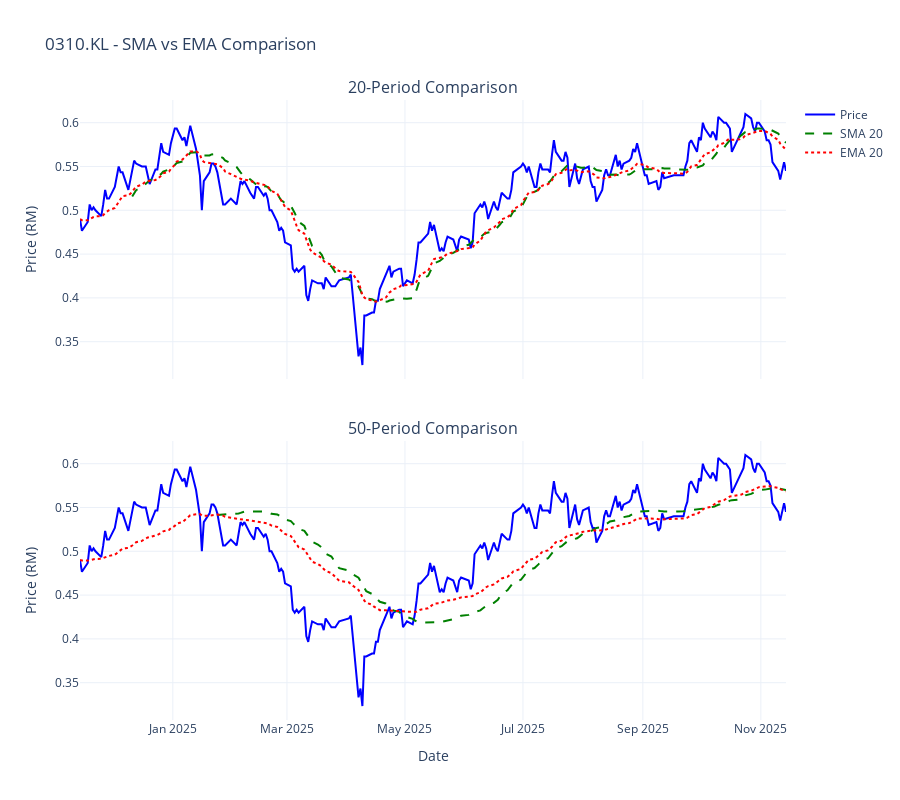

The code cell stored with this chart in its notebook:
### Code cell
# ========================================
# Compare SMA vs EMA Visually (Side-by-Side)
# ========================================

# This creates a multi-panel chart to directly compare SMA and EMA

# -------------------
# STEP 1: Create a figure with 2 subplots (2 rows, 1 column)
# -------------------
fig = make_subplots(
    rows=2,                             # 2 chart panels stacked vertically
    cols=1,                             # 1 chart wide
    subplot_titles=(                    # Titles for each panel
        '20-Period Comparison',         # Top panel title
        '50-Period Comparison'          # Bottom panel title
    ),
    vertical_spacing=0.1,               # Space between panels (10% of height)
    shared_xaxes=True                   # Both panels share the same date axis
    # 💡 shared_xaxes means zooming one panel zooms both!
)

# -------------------
# STEP 2: Top Panel - 20-Period Comparison
# -------------------
# Add price line (reference point)
fig.add_trace(go.Scatter(
    x=data.index,
    y=data['Close'],
    name='Price',                       # Shows in legend
    line=dict(color='blue'),
    # 💡 This is the "truth" - what actually happened
), row=1, col=1)                        # Place in row 1, column 1

# Add SMA 20 (slow to react)
fig.add_trace(go.Scatter(
    x=data.index,
    y=data['SMA_20'],
    name='SMA 20',
    line=dict(color='green', dash='dash'),  # Green dashed line
    # 💡 Dashed = Slower indicator
), row=1, col=1)

# Add EMA 20 (fast to react)
fig.add_trace(go.Scatter(
    x=data.index,
    y=data['EMA_20'],
    name='EMA 20',
    line=dict(color='red', dash='dot'),     # Red dotted line
    # 💡 Dotted = Faster indicator
), row=1, col=1)

# -------------------
# STEP 3: Bottom Panel - 50-Period Comparison
# -------------------
# Add price line (showlegend=False since it's already in top panel)
fig.add_trace(go.Scatter(
    x=data.index,
    y=data['Close'],
    name='Price',
    line=dict(color='blue'),
    showlegend=False,                   # Don't duplicate in legend
), row=2, col=1)                        # Place in row 2, column 1

# Add SMA 50
fig.add_trace(go.Scatter(
    x=data.index,
    y=data['SMA_50'],
    name='SMA 50',
    line=dict(color='green', dash='dash'),
    showlegend=False,                   # Already shown in legend
), row=2, col=1)

# Add EMA 50
fig.add_trace(go.Scatter(
    x=data.index,
    y=data['EMA_50'],
    name='EMA 50',
    line=dict(color='red', dash='dot'),
    showlegend=False,                   # Already shown in legend
), row=2, col=1)

# -------------------
# STEP 4: Customize the chart layout
# -------------------
fig.update_layout(
    title=f'{ticker} - SMA vs EMA Comparison',
    height=800,                         # Total height in pixels (2 panels)
    template='plotly_white',            # Clean white background
    hovermode='x unified',              # Show all values at once when hovering
    # 💡 x unified is great for comparing multiple lines!
)

# Add Y-axis labels for each panel
fig.update_yaxes(title_text="Price (RM)", row=1, col=1)  # Top panel Y-axis
fig.update_yaxes(title_text="Price (RM)", row=2, col=1)  # Bottom panel Y-axis

# Add X-axis label (only on bottom panel)
fig.update_xaxes(title_text="Date", row=2, col=1)

# -------------------
# STEP 5: Display the chart
# -------------------
fig.show()

# -------------------
# STEP 6: Provide guidance on what to look for
# -------------------
print("\n✅ SMA vs EMA comparison chart created!")

print("\n" + "="*60)
print("📊 HOW TO READ THIS COMPARISON CHART")
print("="*60)

print("\n🎨 Color Legend:")
print("   🔵 Blue = Actual price (the baseline)")
print("   🟢 Green (dashed) = SMA (Simple Moving Average)")
print("   🔴 Red (dotted) = EMA (Exponential Moving Average)")

print("\n🔍 Key Things to Observe:")
print("="*60)

print("\n1️⃣  RESPONSIVENESS DIFFERENCE:")
print("   • Notice how EMA (red) hugs the price line more closely")
print("   • SMA (green) lags behind price movements")
print("   • During sharp moves, EMA reacts faster than SMA")
print("   • EMA 'catches up' to price changes quicker")

print("\n2️⃣  SMOOTHNESS DIFFERENCE:")
print("   • SMA (green) is smoother - fewer wiggles")
print("   • EMA (red) is more jagged - follows price action")
print("   • SMA filters out more 'noise' (daily fluctuations)")
print("   • EMA preserves more 'signal' (real momentum)")

print("\n3️⃣  CROSSOVER TIMING:")
print("   • When price crosses an MA, watch which one it crosses first")
print("   • Usually: Price crosses EMA before SMA")
print("   • EMA crossovers = Early warning signals")
print("   • SMA crossovers = Confirmation signals")

print("\n4️⃣  DIVERGENCE MOMENTS:")
print("   • Times when EMA and SMA spread apart = Strong momentum")
print("   • Times when they converge (come together) = Momentum fading")
print("   • If EMA > SMA = Bullish recent momentum")
print("   • If EMA < SMA = Bearish recent momentum")

print("\n5️⃣  20 vs 50 PERIOD DIFFERENCE (Top vs Bottom Panel):")
print("   • 20-period (top): More reactive, more signals")
print("   • 50-period (bottom): Smoother, fewer signals")
print("   • Notice how the gap between SMA/EMA is bigger in the 20-period")
print("   • Shorter periods = bigger SMA vs EMA difference")

print("\n" + "="*60)
print("💡 PRACTICAL TRADING INSIGHTS")
print("="*60)

print("\n🎯 Strategy Ideas:")
print("   1. Use EMA for entry signals (gets you in early)")
print("   2. Use SMA for confirmation (reduces false signals)")
print("   3. When EMA and SMA both point same direction = Strong trend")
print("   4. When they diverge significantly = Trend might be exhausting")

print("\n🤔 Think About:")
print("   • In choppy/sideways markets, which gives fewer false signals?")
print("   • In strong trending markets, which helps you catch more profit?")
print("   • For YOUR trading style, which would you prefer?")

print("\n📈 Pro Tip:")
print("   Don't choose SMA OR EMA - use BOTH together!")
print("   • EMA for timing (when to enter/exit)")
print("   • SMA for trend confirmation (is this real?)")

print("\n" + "="*60)

### Figure 1 — Plotly figure (JSON) as saved in the notebook; plotly's stock layout.template omitted (floating-point values rounded to 4 significant figures; data arrays with more than 128 entries replaced by an {"elided": "..."} marker saying what was removed)
{"data": [{"line": {"color": "blue"}, "name": "Price", "type": "scatter", "x": {"elided": "245 str values"}, "xaxis": "x", "y": {"elided": "245 float values"}, "yaxis": "y"}, {"line": {"color": "green", "dash": "dash"}, "name": "SMA 20", "type": "scatter", "x": {"elided": "245 str values"}, "xaxis": "x", "y": {"elided": "245 float values"}, "yaxis": "y"}, {"line": {"color": "red", "dash": "dot"}, "name": "EMA 20", "type": "scatter", "x": {"elided": "245 str values"}, "xaxis": "x", "y": {"elided": "245 float values"}, "yaxis": "y"}, {"line": {"color": "blue"}, "name": "Price", "showlegend": false, "type": "scatter", "x": {"elided": "245 str values"}, "xaxis": "x2", "y": {"elided": "245 float values"}, "yaxis": "y2"}, {"line": {"color": "green", "dash": "dash"}, "name": "SMA 50", "showlegend": false, "type": "scatter", "x": {"elided": "245 str values"}, "xaxis": "x2", "y": {"elided": "245 float values"}, "yaxis": "y2"}, {"line": {"color": "red", "dash": "dot"}, "name": "EMA 50", "showlegend": false, "type": "scatter", "x": {"elided": "245 str values"}, "xaxis": "x2", "y": {"elided": "245 float values"}, "yaxis": "y2"}], "layout": {"annotations": [{"font": {"size": 16}, "showarrow": false, "text": "20-Period Comparison", "x": 0.5, "xanchor": "center", "xref": "paper", "y": 1, "yanchor": "bottom", "yref": "paper"}, {"font": {"size": 16}, "showarrow": false, "text": "50-Period Comparison", "x": 0.5, "xanchor": "center", "xref": "paper", "y": 0.45, "yanchor": "bottom", "yref": "paper"}], "height": 800, "hovermode": "x unified", "title": {"text": "0310.KL - SMA vs EMA Comparison"}, "xaxis": {"anchor": "y", "domain": [0, 1], "matches": "x2", "showticklabels": false}, "xaxis2": {"anchor": "y2", "domain": [0, 1], "title": {"text": "Date"}}, "yaxis": {"anchor": "x", "domain": [0.55, 1], "title": {"text": "Price (RM)"}}, "yaxis2": {"anchor": "x2", "domain": [0, 0.45], "title": {"text": "Price (RM)"}}}}
